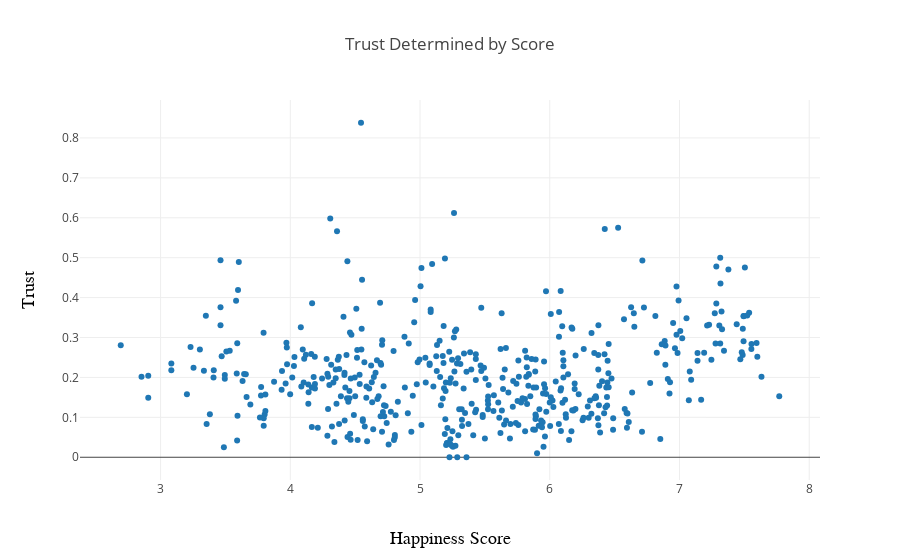

Notebook cell for this chart:
### Code cell
trace4 = go.Scatter(
    x = happiness.Happiness_Score,
    y = happiness.Trust,
    mode = 'markers'
)
data4 = [trace4]
layout = go.Layout(
    title='Trust Determined by Score',
    xaxis=dict(
        title='Happiness Score',
        titlefont=dict(
            family='Courier New, monospace',
            size=18,
            color='black'
        )
    ),
    yaxis=dict(
        title='Trust',
        titlefont=dict(
            family='Courier New, monospace',
            size=18,
            color='black'
        )
    )
)

fig4 = go.Figure(data=data4, layout=layout)
iplot(fig4)

### Figure 1 — Plotly figure (JSON) as saved in the notebook; plotly's stock layout.template omitted (floating-point values rounded to 4 significant figures; data arrays with more than 128 entries replaced by an {"elided": "..."} marker saying what was removed)
{"data": [{"mode": "markers", "type": "scatter", "uid": "5e9d4d4b-7fb4-4eff-97ff-d69d40678755", "x": {"elided": "467 float values"}, "y": {"elided": "467 float values"}}], "layout": {"title": {"text": "Trust Determined by Score"}, "xaxis": {"title": {"font": {"color": "black", "family": "Courier New, monospace", "size": 18}, "text": "Happiness Score"}}, "yaxis": {"title": {"font": {"color": "black", "family": "Courier New, monospace", "size": 18}, "text": "Trust"}}}}
